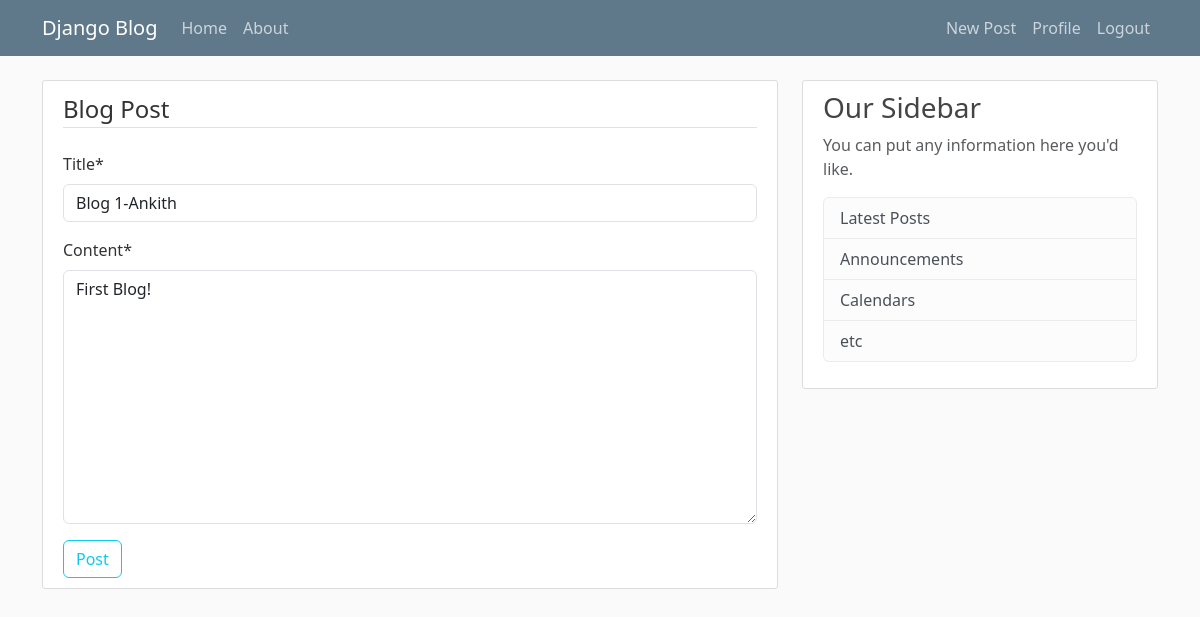
Page /post/1/update (signed in) on the earlier database version.
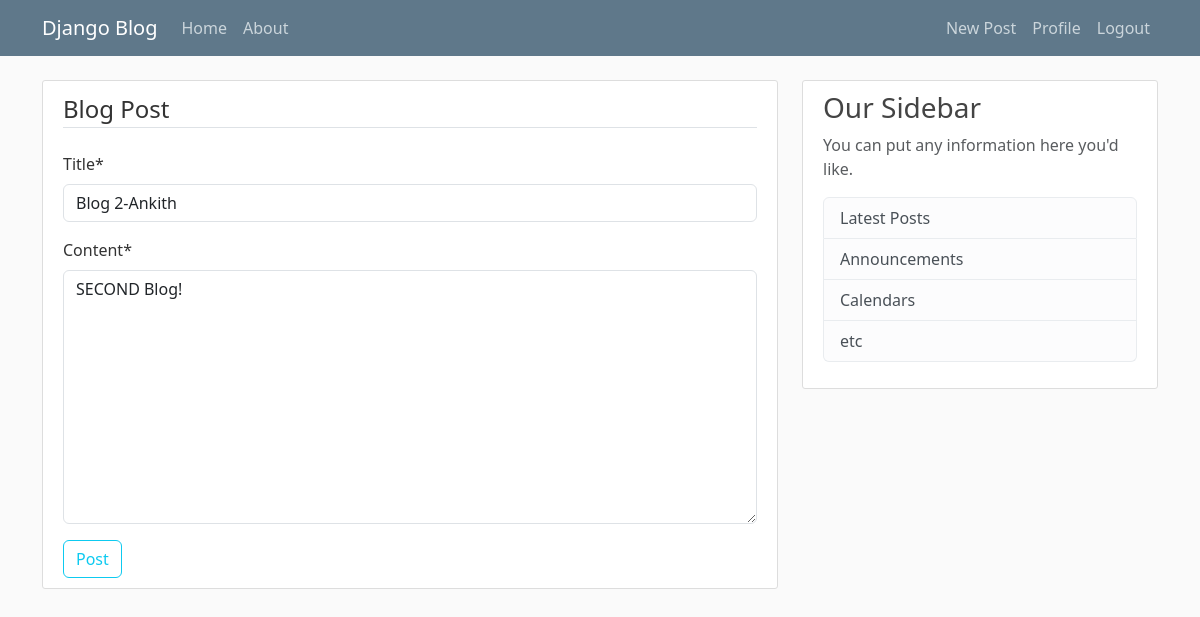
Same page on the later database version.
### blog/models.py (models this page shows, shortened)
class Post(models.Model):
  title = models.CharField(max_length=100)
  content = models.TextField()
  date_posted = models.DateTimeField(default=timezone.now) #dont put parenthises after timezone.now so its passed but not called
  author = models.ForeignKey(User, on_delete = models.CASCADE) #this just relates the User model to the author field, but it doesn't get the currently logged in user.

### blog/views.py (the view, shortened to what this page needs)
# urls.py: path('post/<int:pk>/update', PostUpdateView.as_view(), name='post-update'), #uses same template as create view
class PostUpdateView(LoginRequiredMixin, UserPassesTestMixin, UpdateView):  #Form-Based View, uses same template as create view
    model = Post
    fields = ['title', 'content']
    def test_func(self): #UserPassesTestMixin Will run this
        post = self.get_object()
        if self.request.user == post.author:
            return True
        return False

### blog/templates/blog/post_form.html (shortened to what this page needs)
{% extends "blog/base.html" %}
{% load crispy_forms_tags%}
{% block content %}
  <div class="content-section">
    <form method="POST">
      <fieldset class="form-group">
        <legend class="border-bottom mb-4"> Blog Post </legend>
        {{ form| crispy }}
      </fieldset>
      <div class="form-group">
        <button class="btn btn-outline-info" type="submit">Post</button>
      </div>
    </form>
  </div>
{% endblock content %}

Differences in the rows shown:
changed Post: title "Blog 1-Ankith" → "Blog 2-Ankith"; content "First Blog!" → "SECOND Blog!"
